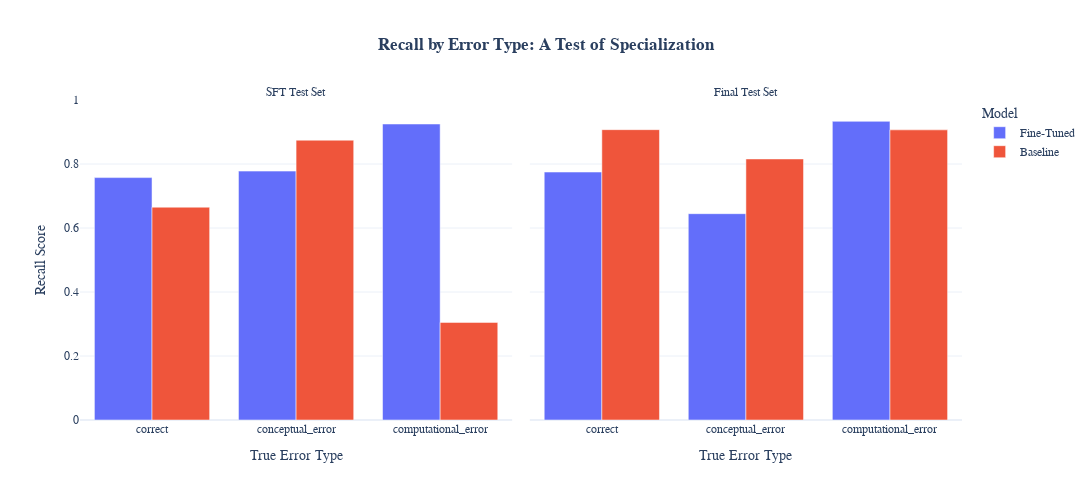

Write notebook code for a chart like this one.
### Code cell
### Cell 4: Graph 2 - Recall by Error Type

def plot_recall_by_class(df):
    recall_data = []
    labels = ['correct', 'conceptual_error', 'computational_error']
    for test_set in ['SFT Test Set', 'Final Test Set']:
        for model in ['Fine-Tuned', 'Baseline']:
            subset = df[(df['test_set'] == test_set) & (df['model'] == model)]
            recalls = recall_score(subset['true_error_type'], subset['pred_error_type'], labels=labels, average=None, zero_division=0)
            for label, recall_val in zip(labels, recalls):
                recall_data.append({'test_set': test_set, 'model': model, 'Error Type': label, 'Recall': recall_val})

    recall_df = pd.DataFrame(recall_data)

    fig = px.bar(
        recall_df,
        x='Error Type',
        y='Recall',
        color='model',
        barmode='group',
        facet_col='test_set',
        title='<b>Recall by Error Type: A Test of Specialization</b>',
        labels={'Recall': 'Recall Score', 'Error Type': 'True Error Type'},
        color_discrete_map=PASTEL_COLORS,
        height=500,
        width=1100  # Fixed width for 2-panel plot
    )
    fig.update_yaxes(range=[0, 1])
    fig.update_layout(legend_title_text='Model', title_x=0.5)
    fig.for_each_annotation(lambda a: a.update(text=a.text.split("=")[-1]))
    fig.show()

plot_recall_by_class(master_df)

### Figure 1 — Plotly figure (JSON) as saved in the notebook; plotly's stock layout.template omitted (floating-point values rounded to 4 significant figures)
{"data": [{"alignmentgroup": "True", "hovertemplate": "model=Fine-Tuned<br>test_set=SFT Test Set<br>True Error Type=%{x}<br>Recall Score=%{y}<extra></extra>", "legendgroup": "Fine-Tuned", "marker": {"color": "#636EFA", "pattern": {"shape": ""}}, "name": "Fine-Tuned", "offsetgroup": "Fine-Tuned", "orientation": "v", "showlegend": true, "textposition": "auto", "type": "bar", "x": ["correct", "conceptual_error", "computational_error"], "xaxis": "x", "y": [0.7575, 0.7778, 0.925], "yaxis": "y"}, {"alignmentgroup": "True", "hovertemplate": "model=Fine-Tuned<br>test_set=Final Test Set<br>True Error Type=%{x}<br>Recall Score=%{y}<extra></extra>", "legendgroup": "Fine-Tuned", "marker": {"color": "#636EFA", "pattern": {"shape": ""}}, "name": "Fine-Tuned", "offsetgroup": "Fine-Tuned", "orientation": "v", "showlegend": false, "textposition": "auto", "type": "bar", "x": ["correct", "conceptual_error", "computational_error"], "xaxis": "x2", "y": [0.7748, 0.6447, 0.9333], "yaxis": "y2"}, {"alignmentgroup": "True", "hovertemplate": "model=Baseline<br>test_set=SFT Test Set<br>True Error Type=%{x}<br>Recall Score=%{y}<extra></extra>", "legendgroup": "Baseline", "marker": {"color": "#EF553B", "pattern": {"shape": ""}}, "name": "Baseline", "offsetgroup": "Baseline", "orientation": "v", "showlegend": true, "textposition": "auto", "type": "bar", "x": ["correct", "conceptual_error", "computational_error"], "xaxis": "x", "y": [0.665, 0.8744, 0.305], "yaxis": "y"}, {"alignmentgroup": "True", "hovertemplate": "model=Baseline<br>test_set=Final Test Set<br>True Error Type=%{x}<br>Recall Score=%{y}<extra></extra>", "legendgroup": "Baseline", "marker": {"color": "#EF553B", "pattern": {"shape": ""}}, "name": "Baseline", "offsetgroup": "Baseline", "orientation": "v", "showlegend": false, "textposition": "auto", "type": "bar", "x": ["correct", "conceptual_error", "computational_error"], "xaxis": "x2", "y": [0.9073, 0.8158, 0.9067], "yaxis": "y2"}], "layout": {"annotations": [{"font": {}, "showarrow": false, "text": "SFT Test Set", "x": 0.245, "xanchor": "center", "xref": "paper", "y": 1, "yanchor": "bottom", "yref": "paper"}, {"font": {}, "showarrow": false, "text": "Final Test Set", "x": 0.755, "xanchor": "center", "xref": "paper", "y": 1, "yanchor": "bottom", "yref": "paper"}], "barmode": "group", "height": 500, "legend": {"title": {"text": "Model"}, "tracegroupgap": 0}, "title": {"text": "<b>Recall by Error Type: A Test of Specialization</b>", "x": 0.5}, "width": 1100, "xaxis": {"anchor": "y", "domain": [0, 0.49], "title": {"text": "True Error Type"}}, "xaxis2": {"anchor": "y2", "domain": [0.51, 1], "matches": "x", "title": {"text": "True Error Type"}}, "yaxis": {"anchor": "x", "domain": [0, 1], "range": [0, 1], "title": {"text": "Recall Score"}}, "yaxis2": {"anchor": "x2", "domain": [0, 1], "matches": "y", "range": [0, 1], "showticklabels": false}}}
